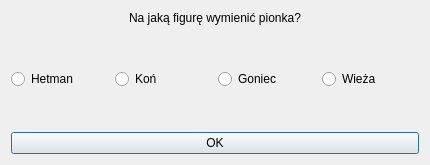
<?xml version="1.0" encoding="UTF-8"?>
<ui version="4.0">
 <class>Dialog</class>
 <widget class="QDialog" name="Dialog">
  <property name="geometry">
   <rect>
    <x>0</x>
    <y>0</y>
    <width>430</width>
    <height>165</height>
   </rect>
  </property>
  <property name="windowTitle">
   <string>Wybór figury</string>
  </property>
  <layout class="QVBoxLayout" name="verticalLayout">
   <item>
    <widget class="QLabel" name="label">
     <property name="text">
      <string>Na jaką figurę wymienić pionka?</string>
     </property>
     <property name="alignment">
      <set>Qt::AlignCenter</set>
     </property>
    </widget>
   </item>
   <item>
    <spacer name="verticalSpacer">
     <property name="orientation">
      <enum>Qt::Vertical</enum>
     </property>
     <property name="sizeHint" stdset="0">
      <size>
       <width>20</width>
       <height>31</height>
      </size>
     </property>
    </spacer>
   </item>
   <item>
    <layout class="QHBoxLayout" name="horizontalLayout">
     <item>
      <widget class="QRadioButton" name="radioQueen">
       <property name="text">
        <string>Hetman</string>
       </property>
      </widget>
     </item>
     <item>
      <widget class="QRadioButton" name="radioKnight">
       <property name="text">
        <string>Koń</string>
       </property>
      </widget>
     </item>
     <item>
      <widget class="QRadioButton" name="radioBishop">
       <property name="text">
        <string>Goniec</string>
       </property>
      </widget>
     </item>
     <item>
      <widget class="QRadioButton" name="radioRook">
       <property name="text">
        <string>Wieża</string>
       </property>
      </widget>
     </item>
    </layout>
   </item>
   <item>
    <spacer name="verticalSpacer_2">
     <property name="orientation">
      <enum>Qt::Vertical</enum>
     </property>
     <property name="sizeHint" stdset="0">
      <size>
       <width>20</width>
       <height>31</height>
      </size>
     </property>
    </spacer>
   </item>
   <item>
    <widget class="QPushButton" name="pushButton">
     <property name="text">
      <string>OK</string>
     </property>
    </widget>
   </item>
  </layout>
 </widget>
 <resources/>
 <connections>
  <connection>
   <sender>pushButton</sender>
   <signal>clicked()</signal>
   <receiver>Dialog</receiver>
   <slot>accept()</slot>
   <hints>
    <hint type="sourcelabel">
     <x>214</x>
     <y>144</y>
    </hint>
    <hint type="destinationlabel">
     <x>214</x>
     <y>82</y>
    </hint>
   </hints>
  </connection>
 </connections>
</ui>
